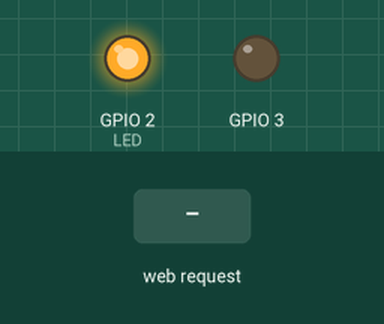
Bench run of a sketch on a simulated ESP8266 (NodeMCU). Parts: output pins drawn as LEDs (lit = HIGH). The inputs (shaded band) are chosen by the test bench. WiFi joins after 1.5 s; servers stay silent unless stated; what the sketch prints to the serial monitor is not drawn.

Above: at 0.2 s.
At 2.8 s:
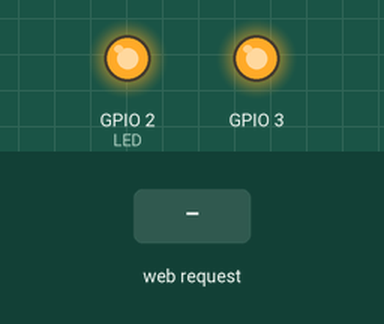
2.9 s: HTTP request GET / received
At 3.5 s:
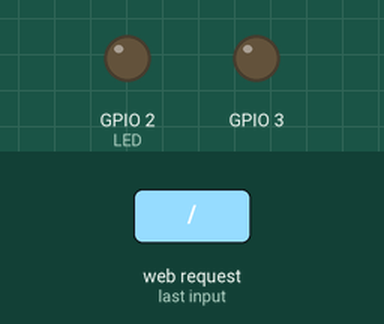
Timing chart, 0 to 5.9 s (numbered marks = the images above; inputs shaded):
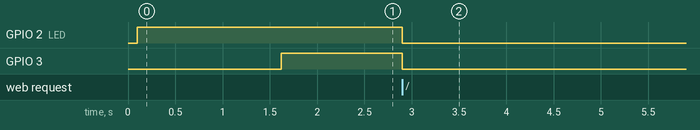

The sketch:

LocalHTTP_Server.ino
```cpp
#include <OneWire.h>                                    // Подключаем библиотеку Wire
#include <DallasTemperature.h>

#include <ESP8266WiFi.h>
#include <WiFiClient.h>
#include <ESP8266WebServer.h>

#define ONE_WIRE_BUS 0
#define LED 2

// temperature sens
OneWire oneWire(ONE_WIRE_BUS);
DallasTemperature DS18B20(&oneWire);


// Wi-Fi
const char* ssid = "DIR-300NRUB7";
const char* password = "";

String status;
String status_old = "Disable";
bool status_var;

IPAddress ip(192, 168, 0, 55);
IPAddress gateway(192, 168, 1, 1);
IPAddress subnet(255, 255, 255, 0);

ESP8266WebServer server(80);

void setup(void) {
  delay(100);
  pinMode(LED,OUTPUT);
  digitalWrite(LED,HIGH);
  DS18B20.begin();
  Serial.begin(115200);
  WiFi.begin(ssid, password);
  WiFi.config(ip, gateway, subnet);

  Serial.println("");
  // Wait for connection
  while (WiFi.status() != WL_CONNECTED) {
    delay(500);
    Serial.print(".");
  }
  Serial.println("");
  Serial.print("Connected to ");
  Serial.println(ssid);
  Serial.print("IP address: ");
  Serial.println(WiFi.localIP());

  server.on("/", []() {
    server.send(200, "text/html", chek_control());
  });
  server.on("/Sensor", []() {
    server.send(200, "text/html", getSensorProperty());
  });
  server.on("/start", []() {
    server.send(200, "text/html", "Hello");
  });
  server.begin();
  Serial.println("HTTP server started");
  Serial.end();
  pinMode(3,OUTPUT);
  digitalWrite(3,HIGH);
}

void loop(void) {
  server.handleClient();
}

String chek_control(){
  status = server.arg(0);
  if(status != status_old){
    if(status == "Enable")status_var = false;
    else if(status == "Disable")status_var = true;
    status_old = status;
    digitalWrite(3,status_var);
    digitalWrite(LED,status_var);

    }

    delay(10);
    return status;
  }

String getSensorProperty(){
  DS18B20.requestTemperatures();
  return String(DS18B20.getTempCByIndex(0));
}
```

Measured:
- after the input at 2.9 s, GPIO 2 (LED), GPIO 3: HIGH → LOW at once
